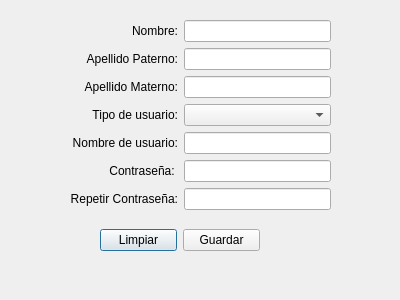
<?xml version="1.0" encoding="UTF-8"?>
<ui version="4.0">
 <class>CreateUser</class>
 <widget class="QDialog" name="CreateUser">
  <property name="geometry">
   <rect>
    <x>0</x>
    <y>0</y>
    <width>400</width>
    <height>300</height>
   </rect>
  </property>
  <property name="windowTitle">
   <string>Creación de usuario</string>
  </property>
  <widget class="QWidget" name="horizontalLayoutWidget">
   <property name="geometry">
    <rect>
     <x>100</x>
     <y>220</y>
     <width>160</width>
     <height>41</height>
    </rect>
   </property>
   <layout class="QHBoxLayout" name="horizontal_layout_buttons">
    <item>
     <widget class="QPushButton" name="push_button_clean">
      <property name="text">
       <string>Limpiar</string>
      </property>
     </widget>
    </item>
    <item>
     <widget class="QPushButton" name="push_button_save">
      <property name="text">
       <string>Guardar</string>
      </property>
     </widget>
    </item>
   </layout>
  </widget>
  <widget class="QWidget" name="gridLayoutWidget">
   <property name="geometry">
    <rect>
     <x>70</x>
     <y>20</y>
     <width>261</width>
     <height>192</height>
    </rect>
   </property>
   <layout class="QGridLayout" name="grid_layout_form">
    <item row="1" column="1">
     <widget class="QLineEdit" name="line_edit_paternal_surname"/>
    </item>
    <item row="1" column="0">
     <widget class="QLabel" name="label_paternal_surname">
      <property name="text">
       <string>Apellido Paterno:</string>
      </property>
      <property name="alignment">
       <set>Qt::AlignRight|Qt::AlignTrailing|Qt::AlignVCenter</set>
      </property>
     </widget>
    </item>
    <item row="5" column="0">
     <widget class="QLabel" name="label_password">
      <property name="text">
       <string>Contraseña: </string>
      </property>
      <property name="alignment">
       <set>Qt::AlignRight|Qt::AlignTrailing|Qt::AlignVCenter</set>
      </property>
     </widget>
    </item>
    <item row="0" column="1">
     <widget class="QLineEdit" name="line_edit_name"/>
    </item>
    <item row="3" column="0">
     <widget class="QLabel" name="label_user_type">
      <property name="text">
       <string>Tipo de usuario:</string>
      </property>
      <property name="alignment">
       <set>Qt::AlignRight|Qt::AlignTrailing|Qt::AlignVCenter</set>
      </property>
     </widget>
    </item>
    <item row="0" column="0">
     <widget class="QLabel" name="label_name">
      <property name="text">
       <string>Nombre:</string>
      </property>
      <property name="alignment">
       <set>Qt::AlignRight|Qt::AlignTrailing|Qt::AlignVCenter</set>
      </property>
     </widget>
    </item>
    <item row="2" column="0">
     <widget class="QLabel" name="label_maternal_surname">
      <property name="text">
       <string>Apellido Materno:</string>
      </property>
      <property name="alignment">
       <set>Qt::AlignRight|Qt::AlignTrailing|Qt::AlignVCenter</set>
      </property>
     </widget>
    </item>
    <item row="6" column="0">
     <widget class="QLabel" name="label_repeat_password">
      <property name="text">
       <string>Repetir Contraseña:</string>
      </property>
      <property name="alignment">
       <set>Qt::AlignRight|Qt::AlignTrailing|Qt::AlignVCenter</set>
      </property>
     </widget>
    </item>
    <item row="5" column="1">
     <widget class="QLineEdit" name="line_edit_password">
      <property name="echoMode">
       <enum>QLineEdit::Password</enum>
      </property>
     </widget>
    </item>
    <item row="2" column="1">
     <widget class="QLineEdit" name="line_edit_maternal_surname"/>
    </item>
    <item row="3" column="1">
     <widget class="QComboBox" name="combo_box_user_type"/>
    </item>
    <item row="6" column="1">
     <widget class="QLineEdit" name="line_edit_repeat_password">
      <property name="echoMode">
       <enum>QLineEdit::Password</enum>
      </property>
     </widget>
    </item>
    <item row="4" column="0">
     <widget class="QLabel" name="label_user_name">
      <property name="text">
       <string>Nombre de usuario:</string>
      </property>
      <property name="alignment">
       <set>Qt::AlignRight|Qt::AlignTrailing|Qt::AlignVCenter</set>
      </property>
     </widget>
    </item>
    <item row="4" column="1">
     <widget class="QLineEdit" name="line_edit_user_name"/>
    </item>
   </layout>
  </widget>
 </widget>
 <tabstops>
  <tabstop>line_edit_name</tabstop>
  <tabstop>line_edit_paternal_surname</tabstop>
  <tabstop>line_edit_maternal_surname</tabstop>
  <tabstop>combo_box_user_type</tabstop>
  <tabstop>line_edit_user_name</tabstop>
  <tabstop>line_edit_password</tabstop>
  <tabstop>line_edit_repeat_password</tabstop>
  <tabstop>push_button_clean</tabstop>
  <tabstop>push_button_save</tabstop>
 </tabstops>
 <resources/>
 <connections/>
</ui>
